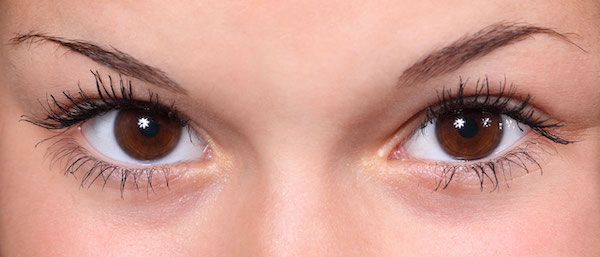
#> input picture Anexos, Imagens e Videos/brown-eyes.jpg, 600 x 257 px, found by its file name
$ python HoughCircles.py
#> lines starting #> are read from the running program, lines starting #| are printed output that depends on the picture; after the words box and inside, x2 and y2 are one past the last pixel; in counts of white or black regions, pixels touching at a corner belong together
import cv2
import numpy as np
from pathlib import Path

caminhoImagem = Path('Anexos, Imagens e Videos')

def onTrackbarChange(max_slider):
    cimg = np.copy(img)

    p1 = max_slider
    p2 = max_slider * 0.4

    # Detect circles using HoughCircles transform
    circles = cv2.HoughCircles(gray, cv2.HOUGH_GRADIENT, 1, cimg.shape[0]/64, param1=p1, param2=p2, minRadius=25, maxRadius=50)

    # If at least 1 circle is detected
    if circles is not None:
        cir_len = circles.shape[1] # store length of circles found
        circles = np.uint16(np.around(circles))
        for i in circles[0, :]:
            # Draw the outer circle
            cv2.circle(cimg, (i[0], i[1]), i[2], (0, 255, 0), 2)
            # Draw the center of the circle
            cv2.circle(cimg, (i[0], i[1]), 2, (0, 0, 255), 3)
    else:
        cir_len = 0 # no circles detected

    # Display output image
    cv2.imshow('Image', cimg)

    # Edge image for debugging
    edges = cv2.Canny(gray, p1, p2)
    cv2.imshow('Edges', edges)

if __name__ == "__main__":
    # Read image
    img = cv2.imread(str(caminhoImagem / 'brown-eyes.jpg'), 1)
#> img is the input picture: shape (257, 600, 3); mean B, G, R 142.2, 153.8, 204.8

    # Convert to gray-scale
    gray = cv2.cvtColor(img, cv2.COLOR_BGR2GRAY)
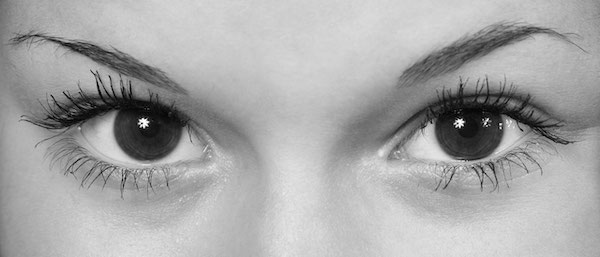
#> gray: shape (257, 600); min 0, max 255, mean 167.7

    gray = cv2.blur(gray, (5,5))

    # Create display windows
    cv2.namedWindow("Edges")
    cv2.namedWindow("Image")


    # Trackbar will be used for changing threshold for edge
    initThresh = 105
    maxThresh = 200

    # Create trackbar
    cv2.createTrackbar("Threshold", "Image", initThresh, maxThresh, onTrackbarChange)
    onTrackbarChange(initThresh)
#> in onTrackbarChange, `circles = cv2.HoughCircles(gray, cv2.HOUGH_GRADIENT, 1, cimg.shape[0]/..`: circles = [[147.5, 126.5, 34.9], [470.5, 125.5, 33.8]]
#> in onTrackbarChange, `circles = np.uint16(np.around(circles))`: circles = [[148, 126, 35], [470, 126, 34]]
#> the loop in onTrackbarChange, `for i in circles[0, :]:` made 2 passes
#> after the loop in onTrackbarChange, `for i in circles[0, :]:`:
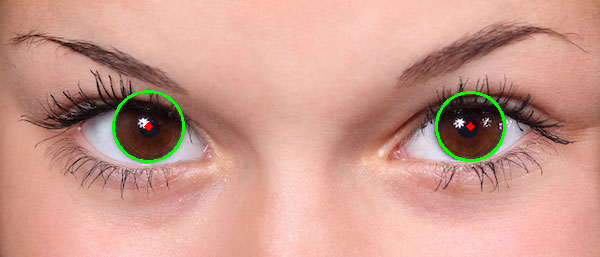
#> cimg: shape (257, 600, 3); 0.9% of pixels changed, all inside (x1, y1, x2, y2) = (112, 90, 506, 163)
#> in onTrackbarChange, `edges = cv2.Canny(gray, p1, p2)`:
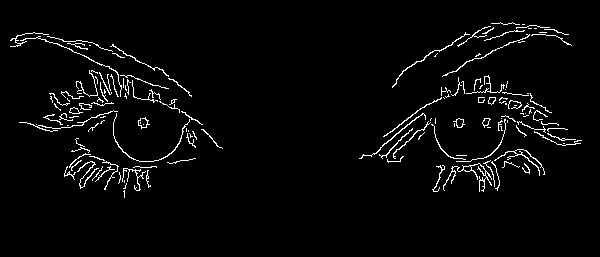
#> edges: shape (257, 600); 3.1% white in thin lines or dots, all inside (x1, y1, x2, y2) = (10, 22, 582, 198)

    while True:
        key = cv2.waitKey(1)
#> (key Esc is pressed here)
        if key == 27:
            break

    cv2.destroyAllWindows()

$ run again, with Anexos, Imagens e Videos/1280px-Hereditary_elliptocytosis.jpg copied over Anexos, Imagens e Videos/brown-eyes.jpg
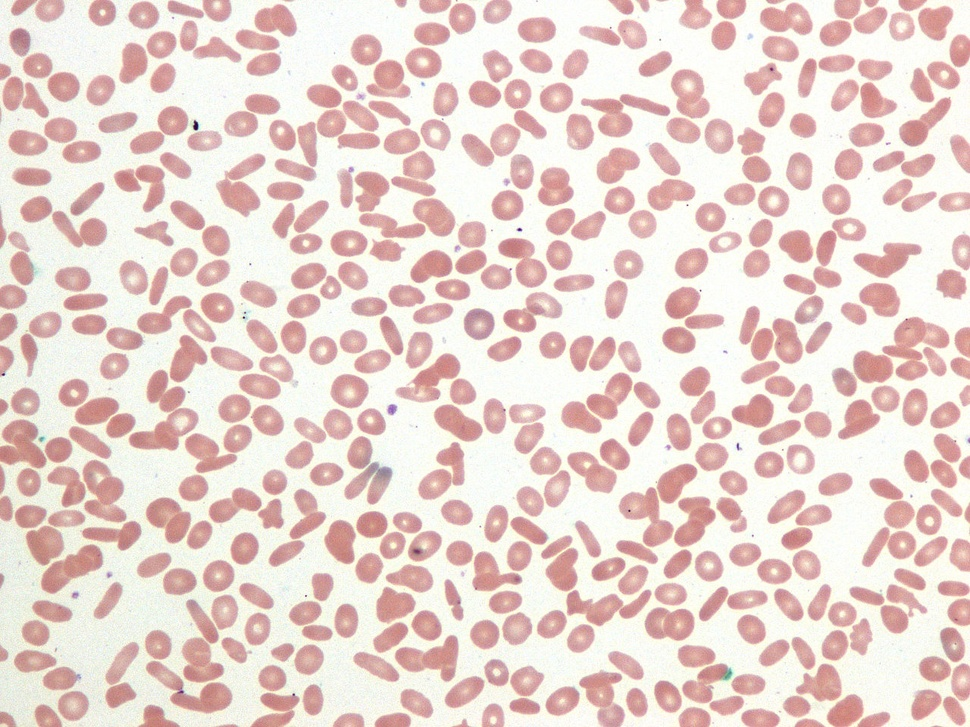
#> input picture Anexos, Imagens e Videos/1280px-Hereditary_elliptocytosis.jpg, 970 x 727 px, shrunk from 1280 x 960 before the run, found by its file name
#> img is the input picture: shape (727, 970, 3); mean B, G, R 207.2, 213.1, 233.4
#> `gray = cv2.cvtColor(img, cv2.COLOR_BGR2GRAY)`:
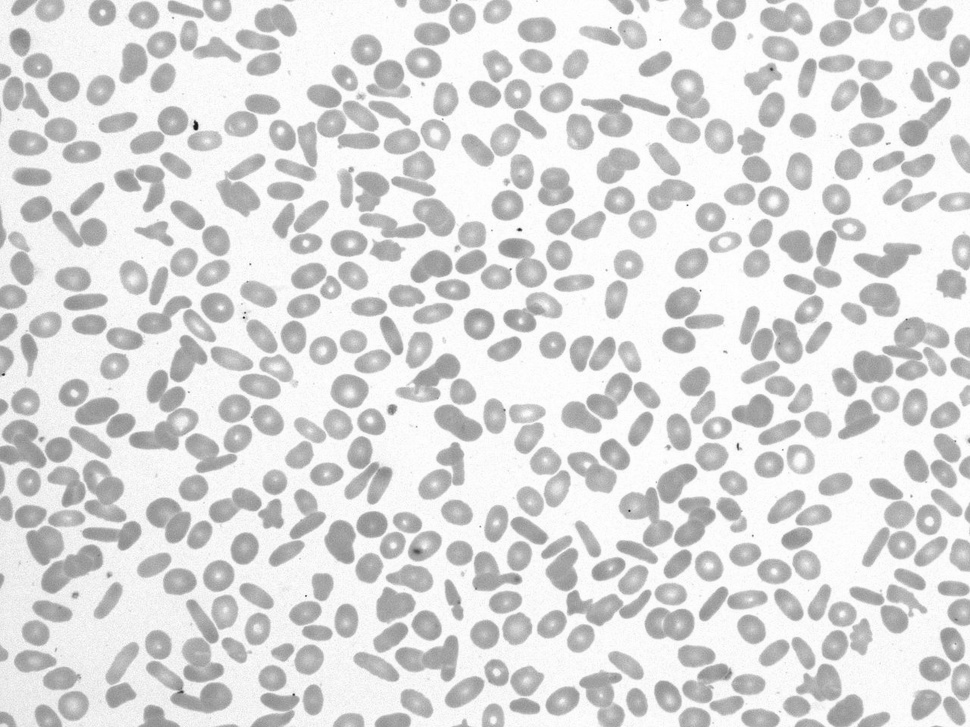
#> gray: shape (727, 970); min 18, max 255, mean 218.5
#> circles = None
#> in onTrackbarChange, `edges = cv2.Canny(gray, p1, p2)`:
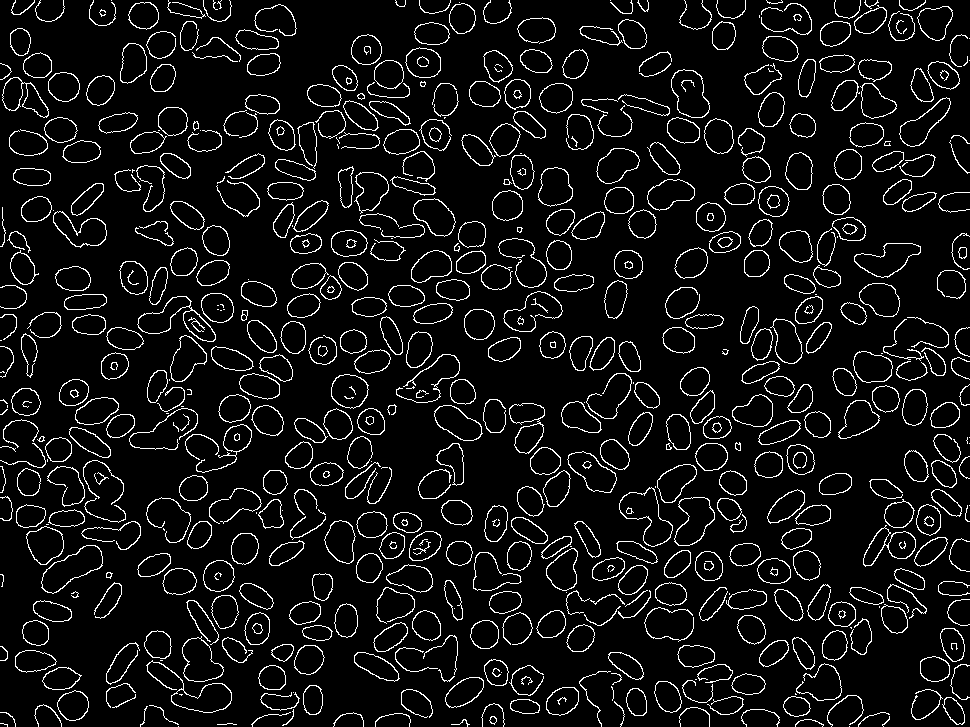
#> edges: shape (727, 970); 7.2% white in thin lines or dots

$ run again, with Anexos, Imagens e Videos/20211029_105654.jpg copied over Anexos, Imagens e Videos/brown-eyes.jpg
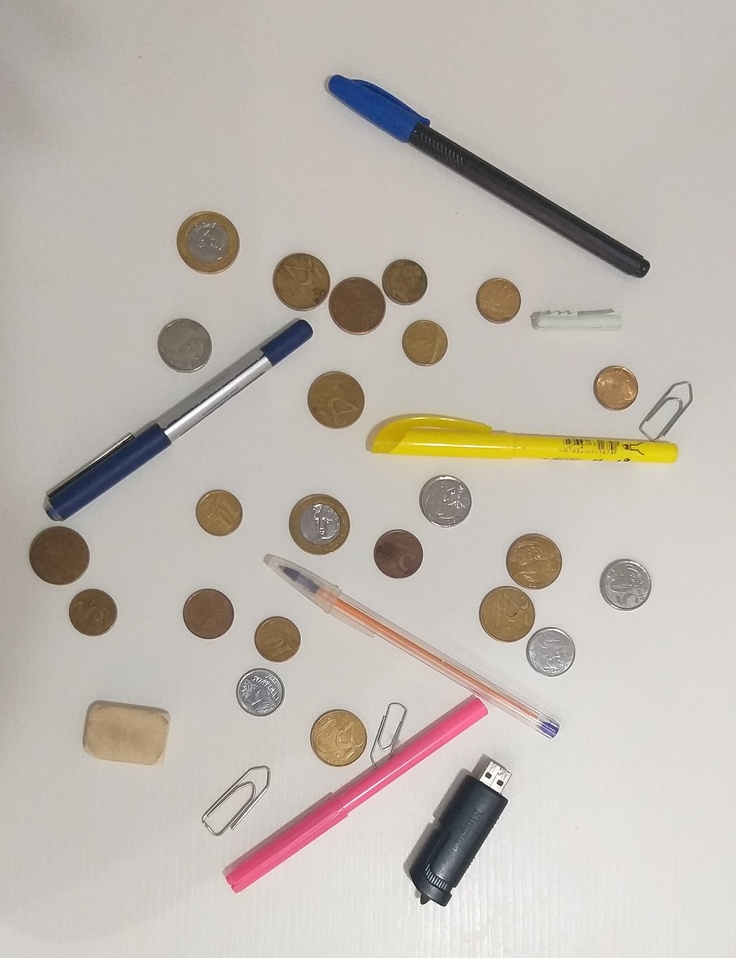
#> input picture Anexos, Imagens e Videos/20211029_105654.jpg, 736 x 958 px, shrunk from 2240 x 2915 before the run, found by its file name
#> img is the input picture: shape (958, 736, 3); mean B, G, R 176.8, 184.5, 191.4
#> in onTrackbarChange, `circles = cv2.HoughCircles(gray, cv2.HOUGH_GRADIENT, 1, cimg.shape[0]/..`: circles = 15 rows, first 8: [335.5, 399.5, 28], [532.5, 560.5, 27.5], [207.5, 613.5, 25.8], [318.5, 523.5, 30.9], [506.5, 613.5, 29.3], [259.5, 691.5, 25.6], [301.5, 281.5, 28.9], [207.5, 241.5, 31.3]
#> in onTrackbarChange, `circles = np.uint16(np.around(circles))`: circles = 15 rows, first 8: [336, 400, 28], [532, 560, 28], [208, 614, 26], [318, 524, 31], [506, 614, 29], [260, 692, 26], [302, 282, 29], [208, 242, 31]
#> the loop in onTrackbarChange, `for i in circles[0, :]:` made 15 passes
#> after the loop in onTrackbarChange, `for i in circles[0, :]:`:
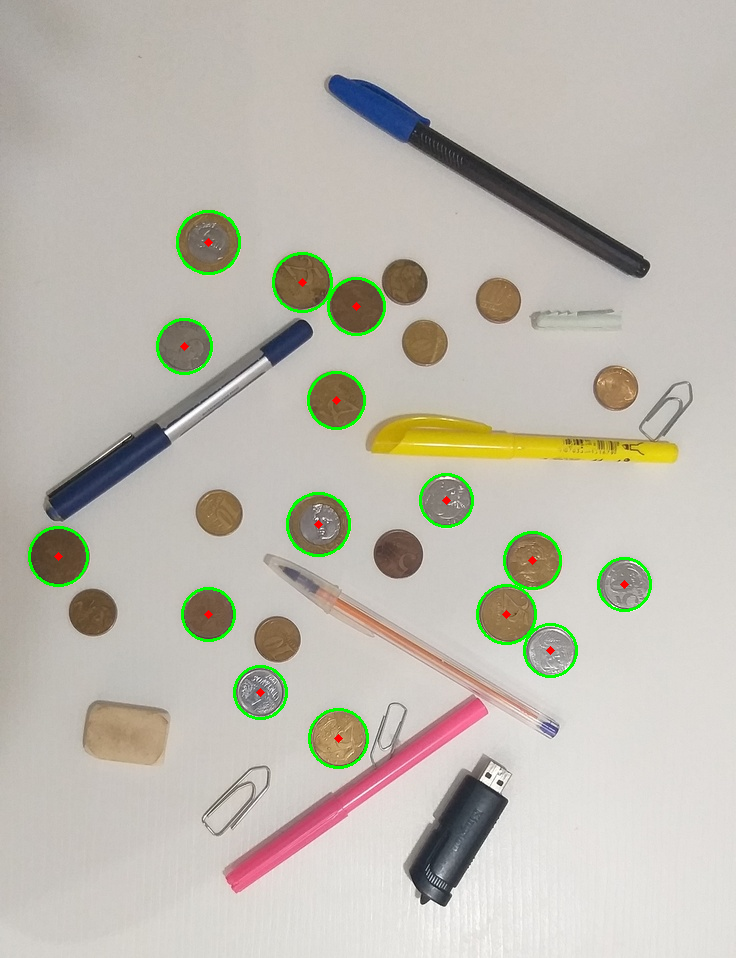
#> cimg: shape (958, 736, 3); 1.21% of pixels changed, all inside (x1, y1, x2, y2) = (28, 210, 652, 769)
#> in onTrackbarChange, `edges = cv2.Canny(gray, p1, p2)`:
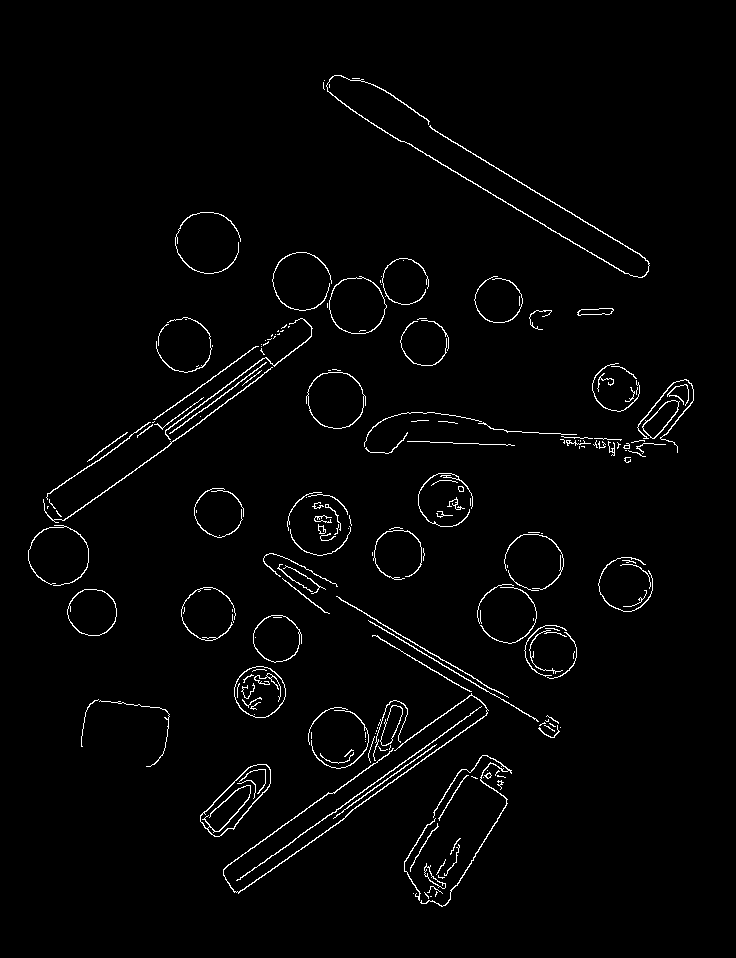
#> edges: shape (958, 736); 2.1% white in thin lines or dots, all inside (x1, y1, x2, y2) = (28, 75, 694, 907)
